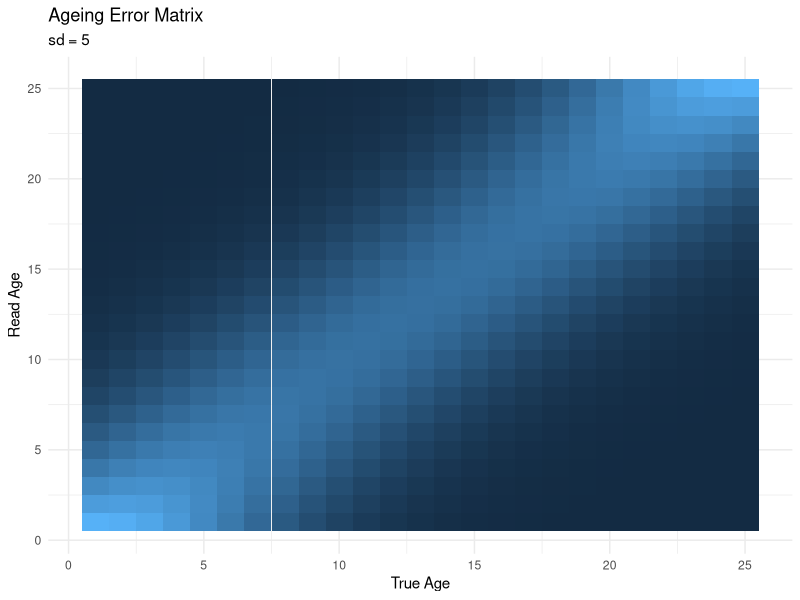
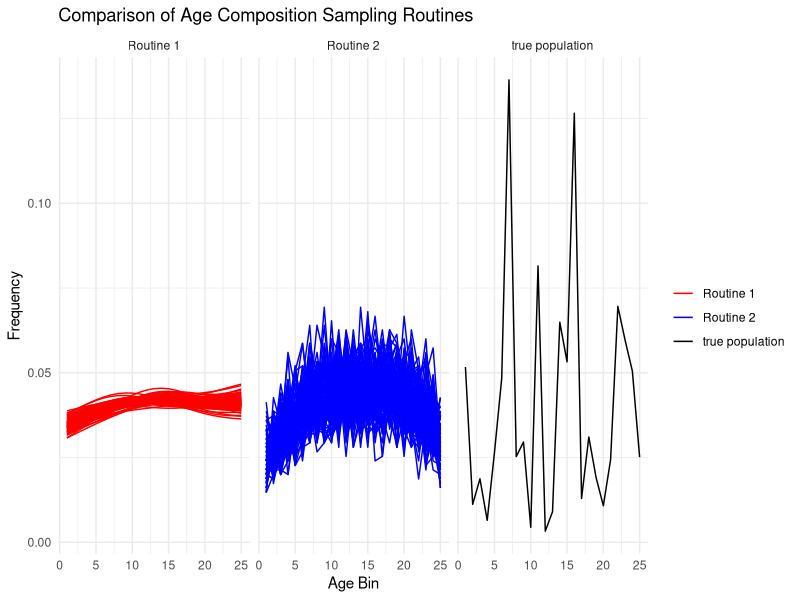

These charts were generated, in order, by the following R code:
## ---- chunk 1
library(ggplot2)
library(tidyr)

n_bins <- 25
n_samples <- 750
n_experiments <- 100
## ---- chunk 2
ageing_error_matrix <- matrix(0, nrow = n_bins, ncol = n_bins)
# Fill the ageing-error matrix
for (i in 1:n_bins) {
  # Generate a normally-distributed probability vector
  prob_vector <- dnorm(1:n_bins, mean = i, sd = 5)
  
  # Normalize the probability vector so it sums to 1
  prob_vector <- prob_vector / sum(prob_vector)

  # Assign the probability vector to the corresponding column in the ageing-error matrix
  ageing_error_matrix[, i] <- prob_vector
}

# Print the ageing-error matrix
#print(ageing_error_matrix)

ggplot(reshape2::melt(ageing_error_matrix), aes(x = Var1, y = Var2, fill = value)) + geom_tile() +theme_minimal() +theme(legend.position = 'none') +labs(x = 'True Age', y = 'Read Age', title = 'Ageing Error Matrix', subtitle = 'sd = 5')
## ---- chunk 3
prop_c = exp(rnorm(n_bins)) ## randomly generate a vector of lognormal proportions for this experiment; length equal to number of bins 
prop_c = prop_c / sum(prop_c) ## rescale to get "true" population comp in bin (sums to 1)

# sample from multinomial; the prob of observing a given bin is given by prop_c
experiment_results <- t(rmultinom(n = n_experiments, size = n_samples, prob = prop_c)) 

## normalize as computation happens
routine1_results <- (experiment_results/rowSums(experiment_results)) %*% ageing_error_matrix

# Initialize the results matrix
routine2_results <- matrix(0, ncol = n_bins, nrow =n_experiments)
# Perform the second routine for each experiment
for (i in 1:n_experiments) {
    ## make a placeholder with a row for each age candidate
    temp <- matrix(0, nrow = n_bins, ncol = n_bins)
    for (j in 1:n_bins) {
    # Sample from the observed ages using the ageing-error matrix as the probabilities
    temp[j,] <- rmultinom(n=1, ## once per experiment
    size = experiment_results[i, j],   ## as if reading this many otoliths
    prob = ageing_error_matrix[, j])   ## the probability of observing a given bin is given by the ageing error matrix
  }
   routine2_results[i, ] <- colSums(temp)
}
#routine2_results[routine2_results==0] <- 1e-5 ## avoid division by zero
routine2_results <- routine2_results/(rowSums(routine2_results)) ## normalize

# Convert the matrices to data frames
routine1_df <- as.data.frame(routine1_results)
routine2_df <- as.data.frame(routine2_results)

# Add a column for the experiment number
routine1_df$experiment <- 1:nrow(routine1_df)
routine2_df$experiment <- 1:nrow(routine2_df)

# Reshape the data frames to a long format
routine1_long <- reshape2::melt(routine1_df, id.vars = "experiment", variable.name = "age_bin", value.name = "count")
routine2_long <- reshape2::melt(routine2_df, id.vars = "experiment", variable.name = "age_bin", value.name = "count")

# Add a column for the routine number
routine1_long$routine <- "Routine 1"
routine2_long$routine <- "Routine 2"

# Combine the data frames
combined_df <- rbind(routine1_long, routine2_long) 

# Convert the age_bin column to numeric
combined_df$age_bin <- as.numeric(gsub("V", "", combined_df$age_bin))
## ---- chunk 4
# Create the density plot
ggplot(combined_df, aes(x = age_bin, y  = count, color = routine, fill = routine, group = experiment)) +
    geom_line(data = data.frame(age_bin = 1:n_bins, count = prop_c,
     routine = 'true population', experiment = 1))+
    geom_line() +
  facet_wrap(~routine)+
  theme(legend.position = 'none')+
  theme_minimal() +
  scale_fill_manual(values = c("Routine 1" = "red", "Routine 2" = "blue", "true population" = "black")) +
  scale_color_manual(values = c("Routine 1" = "red", "Routine 2" = "blue", "true population" = "black")) +
  labs(x = "Age Bin", y = "Frequency", color = "",
  title = "Comparison of Age Composition Sampling Routines") 
